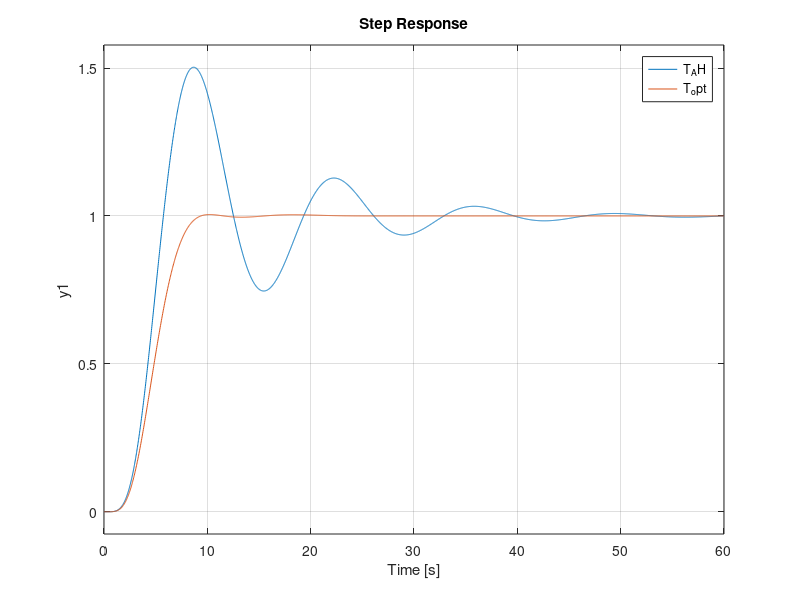
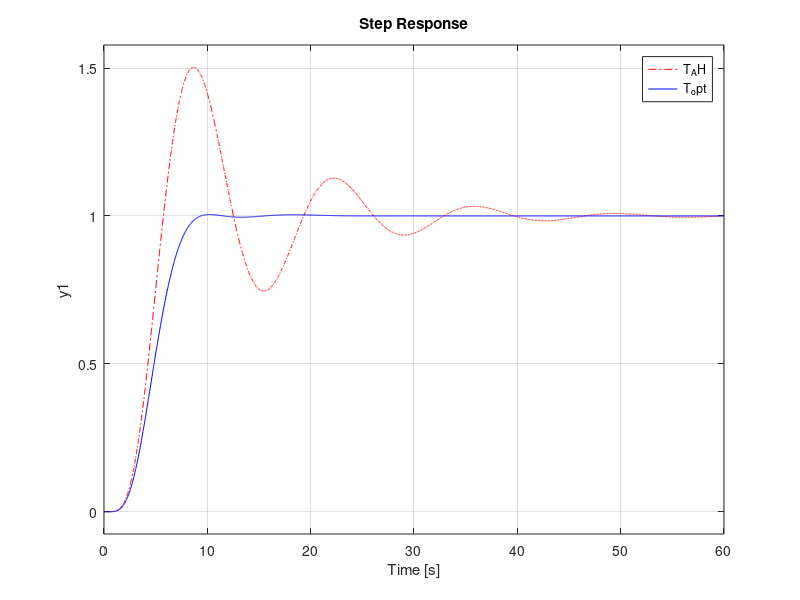

Here is the MATLAB script that generated these plots, in order: (Note: this script raises an error after producing the figures.)
load tfs.dat

figure (1)
step (T_AH, T_opt)

figure (2)
step (T_AH, '-.r', T_opt, '-b')

figure (3)
step (T_AH, c2d (T_opt, 1))

figure (4)
lsim (T_AH, T_opt, ones(3000,1), 30)